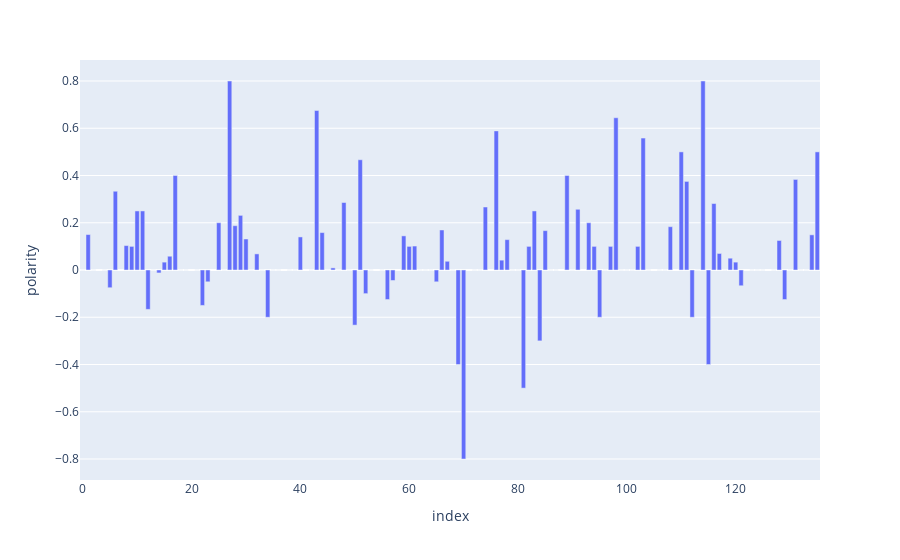

The notebook cell saved with this chart:
### Code cell
px.bar(df, x = df.index , y = 'polarity' , hover_data = ['heading' , 'content'])

### Figure 1 — Plotly figure (JSON) as saved in the notebook; plotly's stock layout.template omitted (floating-point values rounded to 4 significant figures; data arrays with more than 128 entries replaced by an {"elided": "..."} marker saying what was removed)
{"data": [{"alignmentgroup": "True", "customdata": {"elided": "136x2 str values"}, "hovertemplate": "index=%{x}<br>polarity=%{y}<br>heading=%{customdata[0]}<br>content=%{customdata[1]}<extra></extra>", "legendgroup": "", "marker": {"color": "#636efa", "pattern": {"shape": ""}}, "name": "", "offsetgroup": "", "orientation": "v", "showlegend": false, "textposition": "auto", "type": "bar", "x": {"elided": "136 int values"}, "xaxis": "x", "y": {"elided": "136 float values"}, "yaxis": "y"}], "layout": {"barmode": "relative", "legend": {"tracegroupgap": 0}, "margin": {"t": 60}, "xaxis": {"anchor": "y", "domain": [0, 1], "title": {"text": "index"}}, "yaxis": {"anchor": "x", "domain": [0, 1], "title": {"text": "polarity"}}}}
